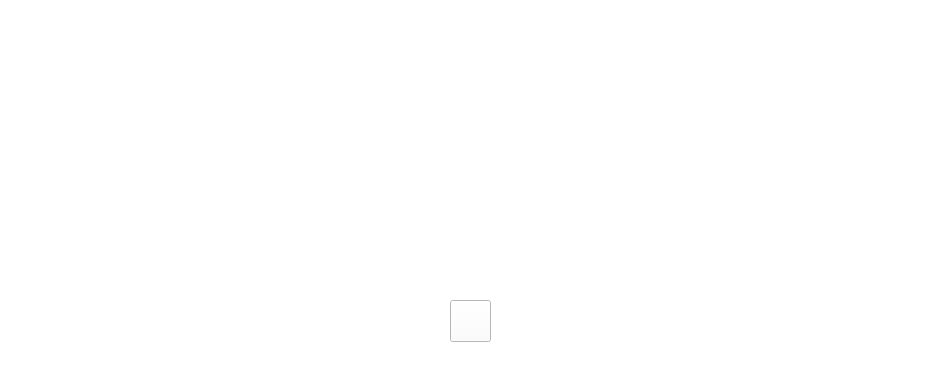
<?xml version="1.0" encoding="UTF-8"?>
<ui version="4.0">
 <class>MainWindow</class>
 <widget class="QMainWindow" name="MainWindow">
  <property name="geometry">
   <rect>
    <x>0</x>
    <y>0</y>
    <width>951</width>
    <height>366</height>
   </rect>
  </property>
  <property name="windowTitle">
   <string>MainWindow</string>
  </property>
  <property name="windowIcon">
   <iconset>
    <normaloff>Images/ACVA - LOGO.png</normaloff>Images/ACVA - LOGO.png</iconset>
  </property>
  <property name="styleSheet">
   <string notr="true">background-color: rgb(255,255,255);</string>
  </property>
  <widget class="QWidget" name="centralwidget">
   <widget class="QLabel" name="acva">
    <property name="geometry">
     <rect>
      <x>0</x>
      <y>0</y>
      <width>941</width>
      <height>141</height>
     </rect>
    </property>
    <property name="text">
     <string/>
    </property>
    <property name="pixmap">
     <pixmap>Images/ACVA_Voice.jpg</pixmap>
    </property>
    <property name="alignment">
     <set>Qt::AlignCenter</set>
    </property>
   </widget>
   <widget class="QPushButton" name="pushButton">
    <property name="geometry">
     <rect>
      <x>450</x>
      <y>300</y>
      <width>41</width>
      <height>42</height>
     </rect>
    </property>
    <property name="styleSheet">
     <string notr="true">border-image:url(E:/BE/FINAL YEAR PROJECT/Qt Designer/Images/mic2.png);</string>
    </property>
    <property name="text">
     <string/>
    </property>
   </widget>
   <widget class="QLabel" name="label">
    <property name="geometry">
     <rect>
      <x>0</x>
      <y>128</y>
      <width>951</width>
      <height>151</height>
     </rect>
    </property>
    <property name="text">
     <string/>
    </property>
   </widget>
   <widget class="QScrollArea" name="scrollArea">
    <property name="geometry">
     <rect>
      <x>0</x>
      <y>128</y>
      <width>951</width>
      <height>151</height>
     </rect>
    </property>
    <property name="frameShape">
     <enum>QFrame::NoFrame</enum>
    </property>
    <property name="frameShadow">
     <enum>QFrame::Raised</enum>
    </property>
    <property name="widgetResizable">
     <bool>true</bool>
    </property>
    <widget class="QWidget" name="scrollAreaWidgetContents">
     <property name="geometry">
      <rect>
       <x>0</x>
       <y>0</y>
       <width>951</width>
       <height>151</height>
      </rect>
     </property>
    </widget>
   </widget>
  </widget>
 </widget>
 <resources/>
 <connections/>
</ui>
